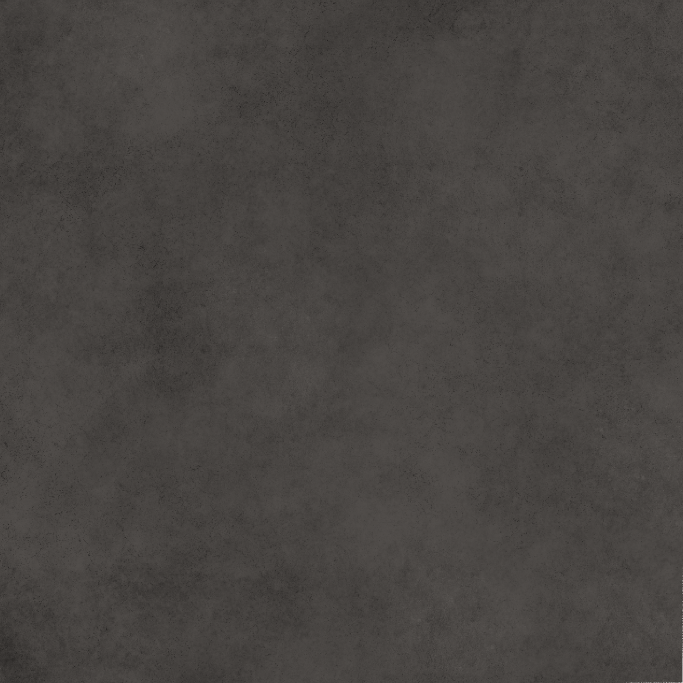
#> input picture Asset/Dusty Concrete -Dark_small.png, 2048 x 2048 px (shown at 1/3 size)
$ python slice_concrete_hex.py '../Asset/Dusty Concrete -Dark_small.png'
#> lines starting #> are read from the running program, lines starting #| are printed output that depends on the picture; after the words box and inside, x2 and y2 are one past the last pixel; in counts of white or black regions, pixels touching at a corner belong together
#!/usr/bin/env python3
"""Slice colony concrete foundation sheets into 512x512 pointy-top hex tiles.

Matches the grass tile format under:
  Asset/HexTiles/_BIOMES/biome_plains/HEX/grass_tiles/

Usage:
  python Tools/slice_concrete_hex.py [image_path ...]

With no arguments, processes the central-core concrete foundation sheets and
writes slices to:
  Asset/HexTiles/_BIOMES/biome_centralcore/HEX/concrete_tiles/
"""

from __future__ import annotations

import os
import sys

try:
    from PIL import Image, ImageDraw
except ImportError:
    print("Pillow is not installed. Please run: pip install Pillow")
    sys.exit(1)

REPO_ROOT = os.path.abspath(os.path.join(os.path.dirname(__file__), ".."))
REFERENCE_TILE = os.path.join(
    REPO_ROOT,
    "Asset",
    "HexTiles",
    "_BIOMES",
    "biome_plains",
    "HEX",
    "grass_tiles",
    "grass_default",
    "Grassland - Painted - green_hex_40.png",
)
DEFAULT_OUTPUT_DIR = os.path.join(
    REPO_ROOT,
    "Asset",
    "HexTiles",
    "_BIOMES",
    "biome_centralcore",
    "HEX",
    "concrete_tiles",
)
DEFAULT_SOURCES = [
    os.path.join(
        REPO_ROOT,
        "Asset",
        "HexTiles",
        "_BIOMES",
        "biome_centralcore",
        "Colony Infrastructure",
        "Concrete Foundation A.png",
    ),
    os.path.join(
        REPO_ROOT,
        "Asset",
        "HexTiles",
        "_BIOMES",
        "biome_centralcore",
        "Colony Infrastructure",
        "Concrete Foundation B.png",
    ),
]


def tile_size_from_reference(reference_path: str) -> tuple[int, int]:
    if os.path.isfile(reference_path):
        with Image.open(reference_path) as ref:
            return ref.size
    return 512, 512


def create_hex_mask(width: int, height: int) -> Image.Image:
    mask = Image.new("L", (width, height), 0)
    draw = ImageDraw.Draw(mask)
    points = [
        (width / 2, 0),
        (width, height / 4),
        (width, height * 3 / 4),
        (width / 2, height),
        (0, height * 3 / 4),
        (0, height / 4),
    ]
    draw.polygon(points, fill=255)
    return mask


def slice_hex_grid(
    image_path: str,
    output_dir: str,
    tile_width: int,
    tile_height: int,
) -> int:
#> called with image_path = '../Asset/Dusty Concrete -Dark_small.png', tile_width = 512, tile_height = 512
    img = Image.open(image_path).convert("RGBA")
#> img is the input picture: PIL image 2048x2048 RGBA; mean R, G, B, A 72.1, 68.6, 66, 255
    img_width, img_height = img.size
#> img_width = 2048; img_height = 2048
    base_name = os.path.splitext(os.path.basename(image_path))[0]
    safe_name = base_name.replace(" ", "_")

    col_spacing = tile_width
    row_spacing = tile_height * 0.75
    cols = int((img_width + (tile_width / 2)) // tile_width)
#> cols = 4
    rows = int((img_height - tile_height * 0.25) // row_spacing) + 1
#> rows = 6

    os.makedirs(output_dir, exist_ok=True)
    hex_mask = create_hex_mask(tile_width, tile_height)
#> in create_hex_mask, `mask = Image.new("L", (width, height), 0)`: mask: PIL image 512x512 L; every value is 0
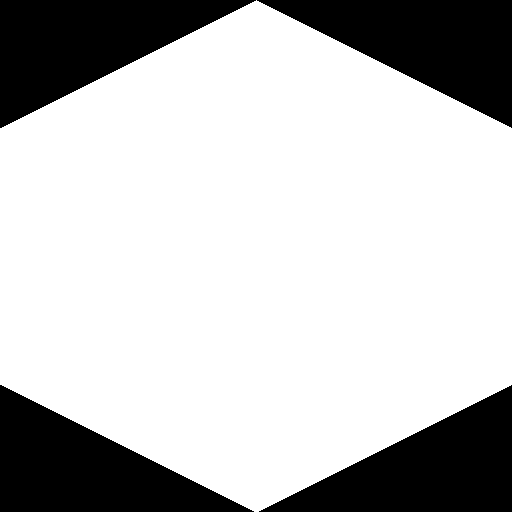
#> hex_mask: PIL image 512x512 L; 75.1% white; 4 black regions, box (x1, y1, x2, y2) and area: (0, 0, 256, 128) 16512, (257, 0, 512, 128) 16384, (0, 385, 254, 512) 16256, (259, 385, 512, 512) 16129

    count = 0
    for row in range(rows):
        for col in range(cols):
            offset_x = (tile_width / 2) if (row % 2 != 0) else 0
            x = int(col * col_spacing + offset_x)
            y = int(row * row_spacing)
            if x >= img_width or y >= img_height:
                continue

            tile = img.crop((x, y, x + tile_width, y + tile_height))
            hex_tile = Image.new("RGBA", (tile_width, tile_height), (0, 0, 0, 0))
            hex_tile.paste(tile, (0, 0), mask=hex_mask)
            if not hex_tile.getbbox():
                continue

            out_name = f"{safe_name}_hex_{count}.png"
            hex_tile.save(os.path.join(output_dir, out_name))
            count += 1
#> this loop made 6 passes
#> pass 1, in slice_hex_grid, `hex_tile.save(os.path.join(output_dir, out_name))`:
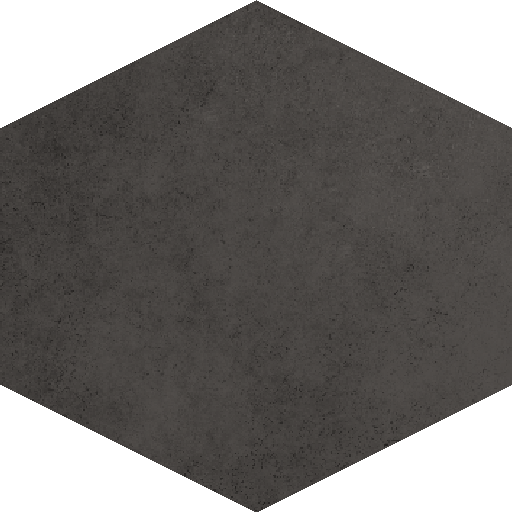
#> saved as Dusty_Concrete_-Dark_small_hex_0.png: PIL image 512x512 RGBA; mean R, G, B, A 54.1, 51.5, 49.5, 191.5; transparent parts drawn white
#> after the loop:
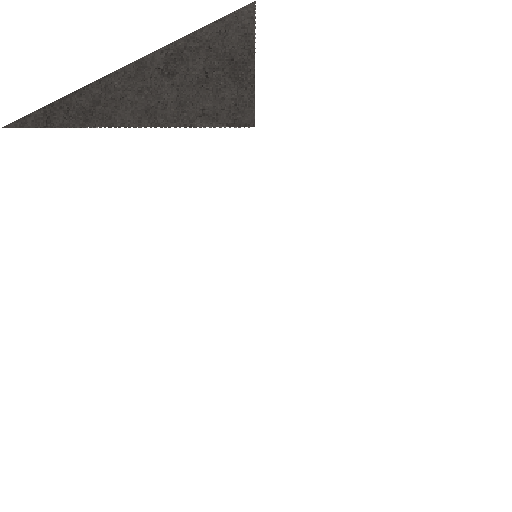
#> hex_tile: PIL image 512x512 RGBA; mean R, G, B, A 4.4, 4.2, 4, 15.6; transparent parts drawn white
#> after the loop:
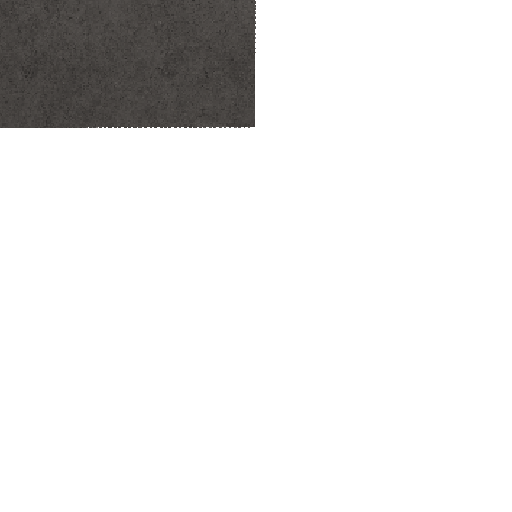
#> tile: PIL image 512x512 RGBA; mean R, G, B, A 8.9, 8.5, 8.2, 31.7; transparent parts drawn white
#> after the loop, count = 24

    print(
        f"Saved {count} hex tiles from {image_path} "
        f"({img_width}x{img_height}) -> {output_dir}"
    )
#| Saved 24 hex tiles from ../Asset/Dusty Concrete -Dark_small.png (2048x2048) -> Asset/HexTiles/_BIOMES/biome_centralcore/HEX/concrete_tiles
    return count


def main(argv: list[str]) -> int:
    tile_width, tile_height = tile_size_from_reference(REFERENCE_TILE)
    print(f"Using reference tile size: {tile_width}x{tile_height}")

    sources = argv if argv else DEFAULT_SOURCES
    total = 0
    for image_path in sources:
        if not os.path.isfile(image_path):
            print(f"Skipping missing file: {image_path}")
            continue
        total += slice_hex_grid(
            image_path,
            DEFAULT_OUTPUT_DIR,
            tile_width,
            tile_height,
        )
#> total = 24

    if total == 0:
        print("No tiles were produced.")
        return 1
    return 0


if __name__ == "__main__":
    raise SystemExit(main(sys.argv[1:]))
#> (the program exits here)
